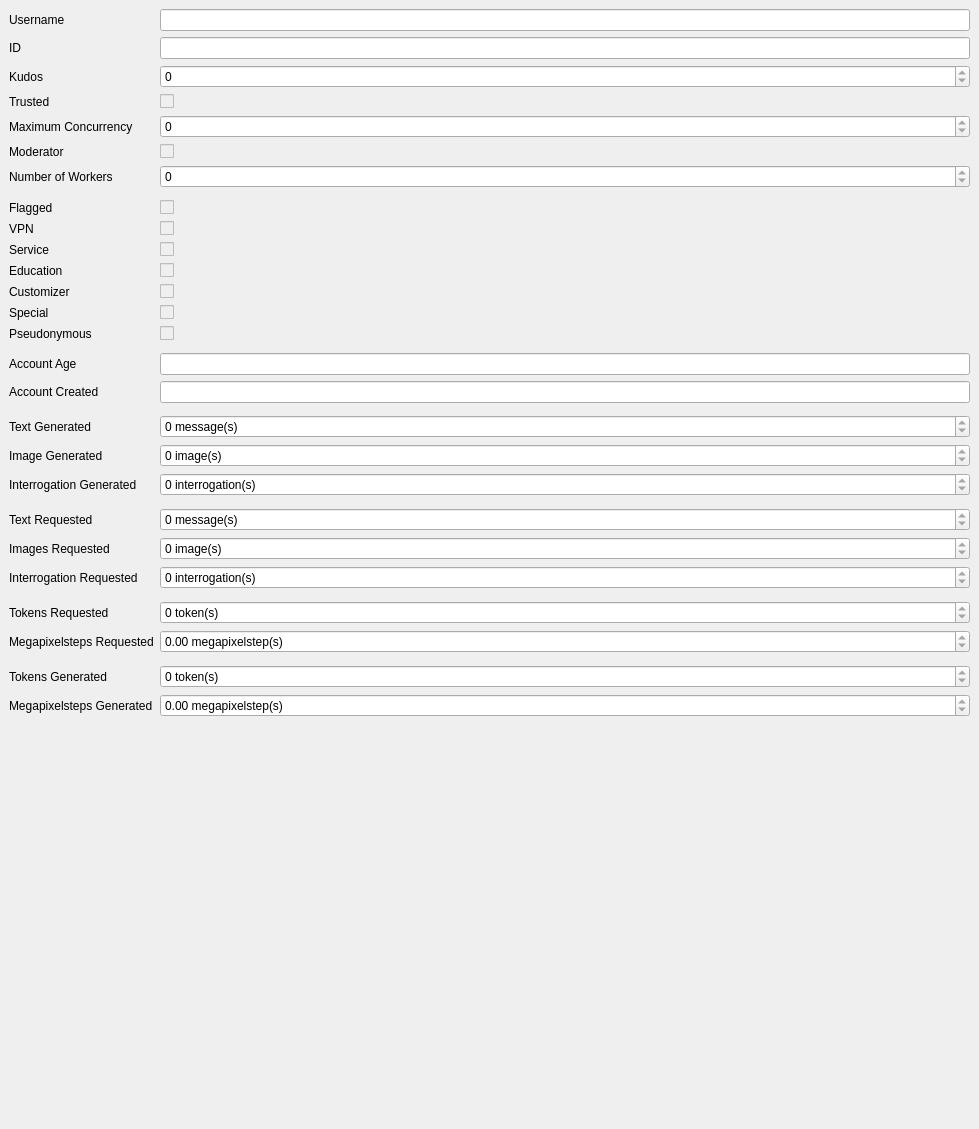
      <widget class="QWidget" name="userInfoPage">
       <property name="sizePolicy">
        <sizepolicy hsizetype="Expanding" vsizetype="Expanding">
         <horstretch>0</horstretch>
         <verstretch>0</verstretch>
        </sizepolicy>
       </property>
       <attribute name="icon">
        <iconset theme="QIcon::ThemeIcon::UserOffline">
         <normaloff>.</normaloff>.</iconset>
       </attribute>
       <attribute name="title">
        <string>User Info</string>
       </attribute>
       <widget class="QWidget" name="formLayoutWidget_2">
        <property name="geometry">
         <rect>
          <x>9</x>
          <y>9</y>
          <width>961</width>
          <height>1111</height>
         </rect>
        </property>
        <layout class="QFormLayout" name="formLayout_2">
         <item row="0" column="0">
          <widget class="QLabel" name="usernameLabel">
           <property name="text">
            <string>Username</string>
           </property>
          </widget>
         </item>
         <item row="0" column="1">
          <widget class="QLineEdit" name="usernameLineEdit">
           <property name="enabled">
            <bool>true</bool>
           </property>
           <property name="readOnly">
            <bool>true</bool>
           </property>
          </widget>
         </item>
         <item row="1" column="0">
          <widget class="QLabel" name="idLabel">
           <property name="text">
            <string>ID</string>
           </property>
          </widget>
         </item>
         <item row="1" column="1">
          <widget class="QLineEdit" name="idLineEdit">
           <property name="enabled">
            <bool>true</bool>
           </property>
           <property name="readOnly">
            <bool>true</bool>
           </property>
          </widget>
         </item>
         <item row="2" column="0">
          <widget class="QLabel" name="kudosLabel">
           <property name="text">
            <string>Kudos</string>
           </property>
          </widget>
         </item>
         <item row="2" column="1">
          <widget class="QSpinBox" name="kudosSpinBox">
           <property name="enabled">
            <bool>true</bool>
           </property>
           <property name="readOnly">
            <bool>true</bool>
           </property>
           <property name="buttonSymbols">
            <enum>QAbstractSpinBox::UpDownArrows</enum>
           </property>
           <property name="maximum">
            <number>2147483647</number>
           </property>
          </widget>
         </item>
         <item row="3" column="0">
          <widget class="QLabel" name="trustedLabel">
           <property name="text">
            <string>Trusted</string>
           </property>
          </widget>
         </item>
         <item row="3" column="1">
          <widget class="QCheckBox" name="trustedCheckBox">
           <property name="enabled">
            <bool>false</bool>
           </property>
           <property name="focusPolicy">
            <enum>Qt::NoFocus</enum>
           </property>
           <property name="checkable">
            <bool>true</bool>
           </property>
          </widget>
         </item>
         <item row="4" column="0">
          <widget class="QLabel" name="maximumConcurrencyLabel">
           <property name="text">
            <string>Maximum Concurrency</string>
           </property>
          </widget>
         </item>
         <item row="4" column="1">
          <widget class="QSpinBox" name="maxConcurrencySpinBox">
           <property name="enabled">
            <bool>true</bool>
           </property>
           <property name="readOnly">
            <bool>true</bool>
           </property>
           <property name="buttonSymbols">
            <enum>QAbstractSpinBox::UpDownArrows</enum>
           </property>
           <property name="maximum">
            <number>2147483647</number>
           </property>
          </widget>
         </item>
         <item row="5" column="0">
          <widget class="QLabel" name="moderatorLabel">
           <property name="text">
            <string>Moderator</string>
           </property>
          </widget>
         </item>
         <item row="5" column="1">
          <widget class="QCheckBox" name="moderatorCheckBox">
           <property name="enabled">
            <bool>false</bool>
           </property>
           <property name="focusPolicy">
            <enum>Qt::NoFocus</enum>
           </property>
           <property name="checkable">
            <bool>true</bool>
           </property>
          </widget>
         </item>
         <item row="6" column="0">
          <widget class="QLabel" name="numberOfWorkersLabel">
           <property name="text">
            <string>Number of Workers</string>
           </property>
          </widget>
         </item>
         <item row="6" column="1">
          <widget class="QSpinBox" name="numberOfWorkersSpinBox">
           <property name="enabled">
            <bool>true</bool>
           </property>
           <property name="readOnly">
            <bool>true</bool>
           </property>
           <property name="buttonSymbols">
            <enum>QAbstractSpinBox::UpDownArrows</enum>
           </property>
           <property name="maximum">
            <number>2147483647</number>
           </property>
          </widget>
         </item>
         <item row="7" column="0">
          <widget class="Line" name="line_4">
           <property name="orientation">
            <enum>Qt::Vertical</enum>
           </property>
          </widget>
         </item>
         <item row="8" column="0">
          <widget class="QLabel" name="flaggedLabel">
           <property name="text">
            <string>Flagged</string>
           </property>
          </widget>
         </item>
         <item row="8" column="1">
          <widget class="QCheckBox" name="flaggedCheckBox">
           <property name="enabled">
            <bool>false</bool>
           </property>
           <property name="focusPolicy">
            <enum>Qt::NoFocus</enum>
           </property>
           <property name="checkable">
            <bool>true</bool>
           </property>
           <property name="checked">
            <bool>false</bool>
           </property>
          </widget>
         </item>
         <item row="9" column="0">
          <widget class="QLabel" name="VPNLabel">
           <property name="text">
            <string>VPN</string>
           </property>
          </widget>
         </item>
         <item row="9" column="1">
          <widget class="QCheckBox" name="VPNCheckBox">
           <property name="enabled">
            <bool>false</bool>
           </property>
           <property name="focusPolicy">
            <enum>Qt::NoFocus</enum>
           </property>
           <property name="checkable">
            <bool>true</bool>
           </property>
           <property name="checked">
            <bool>false</bool>
           </property>
          </widget>
         </item>
         <item row="10" column="0">
          <widget class="QLabel" name="serviceLabel">
           <property name="text">
            <string>Service</string>
           </property>
          </widget>
         </item>
         <item row="10" column="1">
          <widget class="QCheckBox" name="serviceCheckBox">
           <property name="enabled">
            <bool>false</bool>
           </property>
           <property name="focusPolicy">
            <enum>Qt::NoFocus</enum>
           </property>
           <property name="checkable">
            <bool>true</bool>
           </property>
           <property name="checked">
            <bool>false</bool>
           </property>
          </widget>
         </item>
         <item row="11" column="0">
          <widget class="QLabel" name="educationLabel">
           <property name="text">
            <string>Education</string>
           </property>
          </widget>
         </item>
         <item row="11" column="1">
          <widget class="QCheckBox" name="educationCheckBox">
           <property name="enabled">
            <bool>false</bool>
           </property>
           <property name="focusPolicy">
            <enum>Qt::NoFocus</enum>
           </property>
           <property name="checkable">
            <bool>true</bool>
           </property>
           <property name="checked">
            <bool>false</bool>
           </property>
          </widget>
         </item>
         <item row="12" column="0">
          <widget class="QLabel" name="customizerLabel">
           <property name="text">
            <string>Customizer</string>
           </property>
          </widget>
         </item>
         <item row="12" column="1">
          <widget class="QCheckBox" name="customizerCheckBox">
           <property name="enabled">
            <bool>false</bool>
           </property>
           <property name="focusPolicy">
            <enum>Qt::NoFocus</enum>
           </property>
           <property name="checkable">
            <bool>true</bool>
           </property>
           <property name="checked">
            <bool>false</bool>
           </property>
          </widget>
         </item>
         <item row="13" column="0">
          <widget class="QLabel" name="specialLabel">
           <property name="text">
            <string>Special</string>
           </property>
          </widget>
         </item>
         <item row="13" column="1">
          <widget class="QCheckBox" name="specialCheckBox">
           <property name="enabled">
            <bool>false</bool>
           </property>
           <property name="focusPolicy">
            <enum>Qt::NoFocus</enum>
           </property>
           <property name="checkable">
            <bool>true</bool>
           </property>
           <property name="checked">
            <bool>false</bool>
           </property>
          </widget>
         </item>
         <item row="14" column="0">
          <widget class="QLabel" name="pseudonymousLabel">
           <property name="text">
            <string>Pseudonymous</string>
           </property>
          </widget>
         </item>
         <item row="14" column="1">
          <widget class="QCheckBox" name="pseudonymousCheckBox">
           <property name="enabled">
            <bool>false</bool>
           </property>
           <property name="focusPolicy">
            <enum>Qt::NoFocus</enum>
           </property>
           <property name="checkable">
            <bool>true</bool>
           </property>
           <property name="checked">
            <bool>false</bool>
           </property>
          </widget>
         </item>
         <item row="15" column="0">
          <widget class="Line" name="line_3">
           <property name="orientation">
            <enum>Qt::Vertical</enum>
           </property>
          </widget>
         </item>
         <item row="16" column="0">
          <widget class="QLabel" name="accountAgeLabel">
           <property name="text">
            <string>Account Age</string>
           </property>
          </widget>
         </item>
         <item row="16" column="1">
          <widget class="QLineEdit" name="accountAgeLineEdit">
           <property name="enabled">
            <bool>true</bool>
           </property>
           <property name="readOnly">
            <bool>true</bool>
           </property>
          </widget>
         </item>
         <item row="17" column="0">
          <widget class="QLabel" name="accountCreatedLabel">
           <property name="text">
            <string>Account Created</string>
           </property>
          </widget>
         </item>
         <item row="17" column="1">
          <widget class="QLineEdit" name="accountCreatedLineEdit">
           <property name="enabled">
            <bool>true</bool>
           </property>
           <property name="readOnly">
            <bool>true</bool>
           </property>
          </widget>
         </item>
         <item row="18" column="0">
          <widget class="Line" name="line_2">
           <property name="orientation">
            <enum>Qt::Vertical</enum>
           </property>
          </widget>
         </item>
         <item row="19" column="0">
          <widget class="QLabel" name="textGeneratedLabel">
           <property name="text">
            <string>Text Generated</string>
           </property>
          </widget>
         </item>
         <item row="19" column="1">
          <widget class="QSpinBox" name="textGeneratedSpinBox">
           <property name="enabled">
            <bool>true</bool>
           </property>
           <property name="readOnly">
            <bool>true</bool>
           </property>
           <property name="buttonSymbols">
            <enum>QAbstractSpinBox::UpDownArrows</enum>
           </property>
           <property name="suffix">
            <string> message(s)</string>
           </property>
           <property name="maximum">
            <number>2147483647</number>
           </property>
          </widget>
         </item>
         <item row="20" column="0">
          <widget class="QLabel" name="imageGeneratedLabel">
           <property name="text">
            <string>Image Generated</string>
           </property>
          </widget>
         </item>
         <item row="20" column="1">
          <widget class="QSpinBox" name="imageGeneratedSpinBox">
           <property name="enabled">
            <bool>true</bool>
           </property>
           <property name="readOnly">
            <bool>true</bool>
           </property>
           <property name="buttonSymbols">
            <enum>QAbstractSpinBox::UpDownArrows</enum>
           </property>
           <property name="suffix">
            <string> image(s)</string>
           </property>
           <property name="maximum">
            <number>2147483647</number>
           </property>
          </widget>
         </item>
         <item row="21" column="0">
          <widget class="QLabel" name="interrogationGeneratedLabel_2">
           <property name="text">
            <string>Interrogation Generated</string>
           </property>
          </widget>
         </item>
         <item row="21" column="1">
          <widget class="QSpinBox" name="interrogationGeneratedSpinBox">
           <property name="enabled">
            <bool>true</bool>
           </property>
           <property name="readOnly">
            <bool>true</bool>
           </property>
           <property name="buttonSymbols">
            <enum>QAbstractSpinBox::UpDownArrows</enum>
           </property>
           <property name="suffix">
            <string> interrogation(s)</string>
           </property>
           <property name="maximum">
            <number>2147483647</number>
           </property>
          </widget>
         </item>
         <item row="22" column="0">
          <widget class="Line" name="line">
           <property name="orientation">
            <enum>Qt::Vertical</enum>
           </property>
          </widget>
         </item>
         <item row="23" column="0">
          <widget class="QLabel" name="textRequestedLabel">
           <property name="text">
            <string>Text Requested</string>
           </property>
          </widget>
         </item>
         <item row="23" column="1">
          <widget class="QSpinBox" name="textRequestedSpinBox">
           <property name="enabled">
            <bool>true</bool>
           </property>
           <property name="readOnly">
            <bool>true</bool>
           </property>
           <property name="buttonSymbols">
            <enum>QAbstractSpinBox::UpDownArrows</enum>
           </property>
           <property name="suffix">
            <string> message(s)</string>
           </property>
           <property name="maximum">
            <number>2147483647</number>
           </property>
          </widget>
         </item>
         <item row="24" column="0">
          <widget class="QLabel" name="imagesRequestedLabel">
           <property name="text">
            <string>Images Requested</string>
           </property>
          </widget>
         </item>
         <item row="24" column="1">
          <widget class="QSpinBox" name="imagesRequestedSpinBox">
           <property name="enabled">
            <bool>true</bool>
           </property>
           <property name="readOnly">
            <bool>true</bool>
           </property>
           <property name="buttonSymbols">
            <enum>QAbstractSpinBox::UpDownArrows</enum>
           </property>
           <property name="suffix">
            <string> image(s)</string>
           </property>
           <property name="maximum">
            <number>2147483647</number>
           </property>
          </widget>
         </item>
         <item row="25" column="0">
          <widget class="QLabel" name="interrogationRequestedLabel">
           <property name="text">
            <string>Interrogation Requested</string>
           </property>
          </widget>
         </item>
         <item row="25" column="1">
          <widget class="QSpinBox" name="interrogationRequestedSpinBox">
           <property name="enabled">
            <bool>true</bool>
           </property>
           <property name="readOnly">
            <bool>true</bool>
           </property>
           <property name="buttonSymbols">
            <enum>QAbstractSpinBox::UpDownArrows</enum>
           </property>
           <property name="suffix">
            <string> interrogation(s)</string>
           </property>
           <property name="maximum">
            <number>2147483647</number>
           </property>
          </widget>
         </item>
         <item row="27" column="0">
          <widget class="QLabel" name="tokensRequestedLabel">
           <property name="text">
            <string>Tokens Requested</string>
           </property>
          </widget>
         </item>
         <item row="27" column="1">
          <widget class="QSpinBox" name="tokensRequestedSpinBox">
           <property name="enabled">
            <bool>true</bool>
           </property>
           <property name="readOnly">
            <bool>true</bool>
           </property>
           <property name="buttonSymbols">
            <enum>QAbstractSpinBox::UpDownArrows</enum>
           </property>
           <property name="suffix">
            <string> token(s)</string>
           </property>
           <property name="maximum">
            <number>2147483647</number>
           </property>
          </widget>
         </item>
         <item row="28" column="0">
          <widget class="QLabel" name="megapixelstepsRequestedLabel">
           <property name="text">
            <string>Megapixelsteps Requested</string>
           </property>
          </widget>
         </item>
         <item row="28" column="1">
          <widget class="QDoubleSpinBox" name="megapixelstepsRequestedDoubleSpinBox">
           <property name="enabled">
            <bool>true</bool>
           </property>
           <property name="readOnly">
            <bool>true</bool>
           </property>
           <property name="buttonSymbols">
            <enum>QAbstractSpinBox::UpDownArrows</enum>
           </property>
           <property name="prefix">
            <string/>
           </property>
           <property name="suffix">
            <string> megapixelstep(s)</string>
           </property>
           <property name="maximum">
            <double>2147483647.000000000000000</double>
           </property>
           <property name="singleStep">
            <double>0.000000000000000</double>
           </property>
           <property name="stepType">
            <enum>QAbstractSpinBox::DefaultStepType</enum>
           </property>
          </widget>
         </item>
         <item row="30" column="0">
          <widget class="QLabel" name="tokensGeneratedLabel">
           <property name="text">
            <string>Tokens Generated</string>
           </property>
          </widget>
         </item>
         <item row="30" column="1">
          <widget class="QSpinBox" name="tokensGeneratedSpinBox">
           <property name="enabled">
            <bool>true</bool>
           </property>
           <property name="readOnly">
            <bool>true</bool>
           </property>
           <property name="buttonSymbols">
            <enum>QAbstractSpinBox::UpDownArrows</enum>
           </property>
           <property name="suffix">
            <string> token(s)</string>
           </property>
           <property name="maximum">
            <number>2147483647</number>
           </property>
          </widget>
         </item>
         <item row="31" column="0">
          <widget class="QLabel" name="megapixelstepsGeneratedLabel">
           <property name="text">
            <string>Megapixelsteps Generated</string>
           </property>
          </widget>
         </item>
         <item row="31" column="1">
          <widget class="QDoubleSpinBox" name="megapixelstepsGeneratedDoubleSpinBox">
           <property name="enabled">
            <bool>true</bool>
           </property>
           <property name="readOnly">
            <bool>true</bool>
           </property>
           <property name="buttonSymbols">
            <enum>QAbstractSpinBox::UpDownArrows</enum>
           </property>
           <property name="prefix">
            <string/>
           </property>
           <property name="suffix">
            <string> megapixelstep(s)</string>
           </property>
           <property name="maximum">
            <double>2147483647.000000000000000</double>
           </property>
           <property name="singleStep">
            <double>0.000000000000000</double>
           </property>
           <property name="stepType">
            <enum>QAbstractSpinBox::DefaultStepType</enum>
           </property>
          </widget>
         </item>
         <item row="29" column="0">
          <widget class="Line" name="line_5">
           <property name="orientation">
            <enum>Qt::Vertical</enum>
           </property>
          </widget>
         </item>
         <item row="26" column="0">
          <widget class="Line" name="line_6">
           <property name="orientation">
            <enum>Qt::Vertical</enum>
           </property>
          </widget>
         </item>
        </layout>
       </widget>
      </widget>
